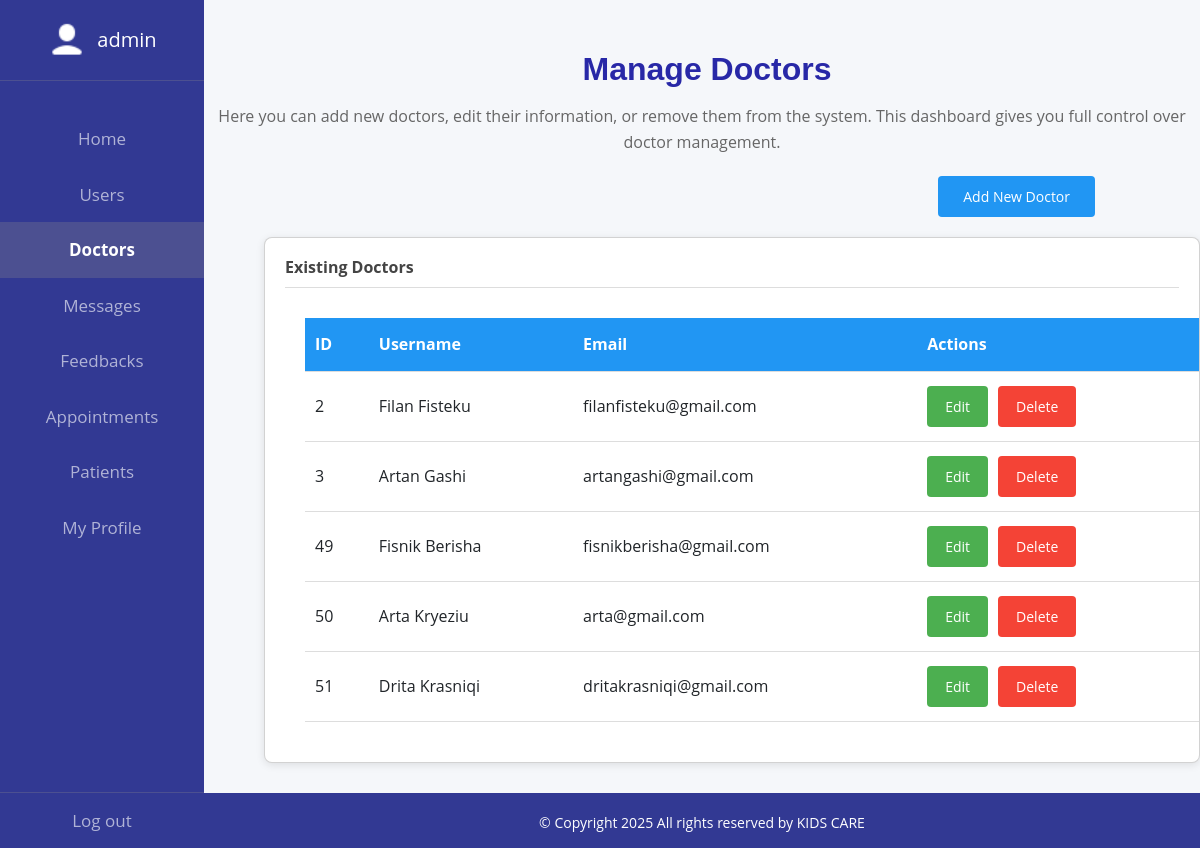
Page /manage-doctors.php (signed in) on the committed database.
### tables this page shows
CREATE TABLE `users` (
  `id` int(10) NOT NULL,
  `username` varchar(255) NOT NULL,
  `email` varchar(255) NOT NULL,
  `password` varchar(255) NOT NULL,
  `role_id` int(11) DEFAULT NULL
);

### manage-doctors.php (the view, shortened to what this page needs)
<?php
include 'includes/functions/connect.php';
$doctors = $conn->query("SELECT * FROM users WHERE role_id = 2");
?>
<!DOCTYPE html>
<html>
<head>
    <link href="https://cdn.jsdelivr.net/npm/bootstrap@5.3.3/dist/css/bootstrap.min.css" rel="stylesheet">
    <link rel="stylesheet" href="menus.css">
</head>
<body>
<?php include "includes/templates/admin-sidebar.php"; ?>
<div class="content">
    <h1>Manage Doctors</h1>
    <p class="subtitle">Here you can add new doctors, edit their information, or remove them from the system. This dashboard gives you full control over doctor management.</p>
    <div class="btn-container">
        <a href="add-doctor.php" class="btn btn-add">Add New Doctor</a>
    </div>
    <div class="card">
        <h3>Existing Doctors</h3>
        <table>
            <tr>
                <th>ID</th>
                <th>Username</th>
                <th>Email</th>
                <th>Actions</th>
            </tr>
            <?php while ($doctor = $doctors->fetch_assoc()): ?>
                <tr>
                    <td><?= $doctor['id'] ?></td>
                    <td><?= htmlspecialchars($doctor['username']) ?></td>
                    <td><?= htmlspecialchars($doctor['email']) ?></td>
                    <td>
                        <div class="action-btns">
                            <a href="edit-doctor.php?id=<?= $doctor['id'] ?>" class="btn btn-edit">Edit</a>
                            <a href="delete-doctor.php?id=<?= $doctor['id'] ?>" onclick="return confirm('Are you sure you want to delete this doctor?')" class="btn btn-delete">Delete</a>
                        </div>
                    </td>
                </tr>
            <?php endwhile; ?>
        </table>
    </div>
        <?php include "includes/templates/footer.php";?>
</div>
</body>
</html>

### menus.css (style rules this page uses)
body { font-family: 'Open Sans', sans-serif; color: var(--text-color); background-color: #f9fafb; line-height: 1.6; margin: 0; padding: 0; }
:root { --primary-color: #2563eb; --primary-dark: #1e40af; --secondary-color: #f8fafc; --text-color: #334155; --light-gray: #e2e8f0; --border-radius: 12px; --box-shadow: 0 4px 6px -1px rgba(0, 0, 0, 0.1), 0 2px 4px -1px rgba(0, 0, 0, 0.06); --transition: all 0.3s ease; }
h1, h2 { font-family: 'Montserrat', sans-serif; font-size: 2.5rem; font-weight: 700; color: var(--primary-dark); margin: 2rem 0 1rem; position: relative; padding-bottom: 1rem; }
.content { position: absolute; top: 0; left: 17%; right: 0; }
.content h1 { color: rgb(40, 40, 167); }
body { background: #f5f7fa; }
h1 { font-size: 36px; color: #333; margin-bottom: 20px; margin-left:10px; }
.card { background: #fff; border-radius: 8px; box-shadow: 0 2px 8px rgba(0,0,0,0.1); padding: 20px; margin-bottom: 30px; max-width: 1400px; margin-left:60px; }
.card h3 { margin-top: 0; margin-bottom: 20px; color: #444; border-bottom: 1px solid #ddd; padding-bottom: 10px; }
.btn { padding: 10px 18px; border: none; border-radius: 4px; color: white; cursor: pointer; transition: background 0.3s ease; font-size: 16px; padding: 14px 22px; }
.btn-add { background-color: #2196F3; text-decoration: none; }
.btn-edit { background-color: #4CAF50; text-decoration: none; }
.btn-delete { background-color: #f44336; text-decoration: none; }
table { width: 100%; border-collapse: collapse; margin-top: 10px; margin:20px; padding-left: 20px; }
th, td { padding: 14px 10px; text-align: left; border-bottom: 1px solid #ddd; font-size:20px; background-color: white; }
th { background: #2196F3; color: white; }

### manage-doctors.php (style rules this page uses)
body { background: #f5f7fa; }
h1 { font-size: 32px; margin-top: 50px; margin-bottom: 0px; text-align: center; }
.card { background: #fff; border-radius: 8px; box-shadow: 0 2px 8px rgba(0,0,0,0.1); padding: 20px; margin-bottom: 30px; max-width: 1150px; }
.card h3 { margin-top: 0; margin-bottom: 20px; color: #444; border-bottom: 1px solid #ddd; padding-bottom: 10px; font-size: 16px; font-weight: bold; }
.btn { padding: 10px 18px; border: none; border-radius: 4px; color: white; cursor: pointer; transition: background 0.3s ease; font-size: 14px; text-decoration: none; display: inline-block; }
.btn-add { background-color: #2196F3; margin-bottom: 20px; padding: 10px 25px; margin-right:45px; }
.btn-edit { background-color: #4CAF50; }
.btn-delete { background-color: #f44336; }
table { width: 100%; border-collapse: collapse; margin-top: 10px; }
th, td { padding: 14px 10px; text-align: left; border-bottom: 1px solid #ddd; font-size: 16px; }
th { background: #2196F3; color: white; }
.action-btns { display: flex; gap: 10px; }
.btn-container { display: flex; justify-content: flex-end; margin: 20px 60px 0 0; }
p.subtitle { color: #666; font-size: 16px; margin-top: 0px; text-align: center; }

### rows in the picture
users: id "2", username "Filan Fisteku", email "filanfisteku@gmail.com"
users: id "3", username "Artan Gashi", email "artangashi@gmail.com"
users: id "49", username "Fisnik Berisha", email "fisnikberisha@gmail.com"
users: id "50", username "Arta Kryeziu", email "arta@gmail.com"
users: id "51", username "Drita Krasniqi", email "dritakrasniqi@gmail.com"

### other values in the picture
$username "admin"
